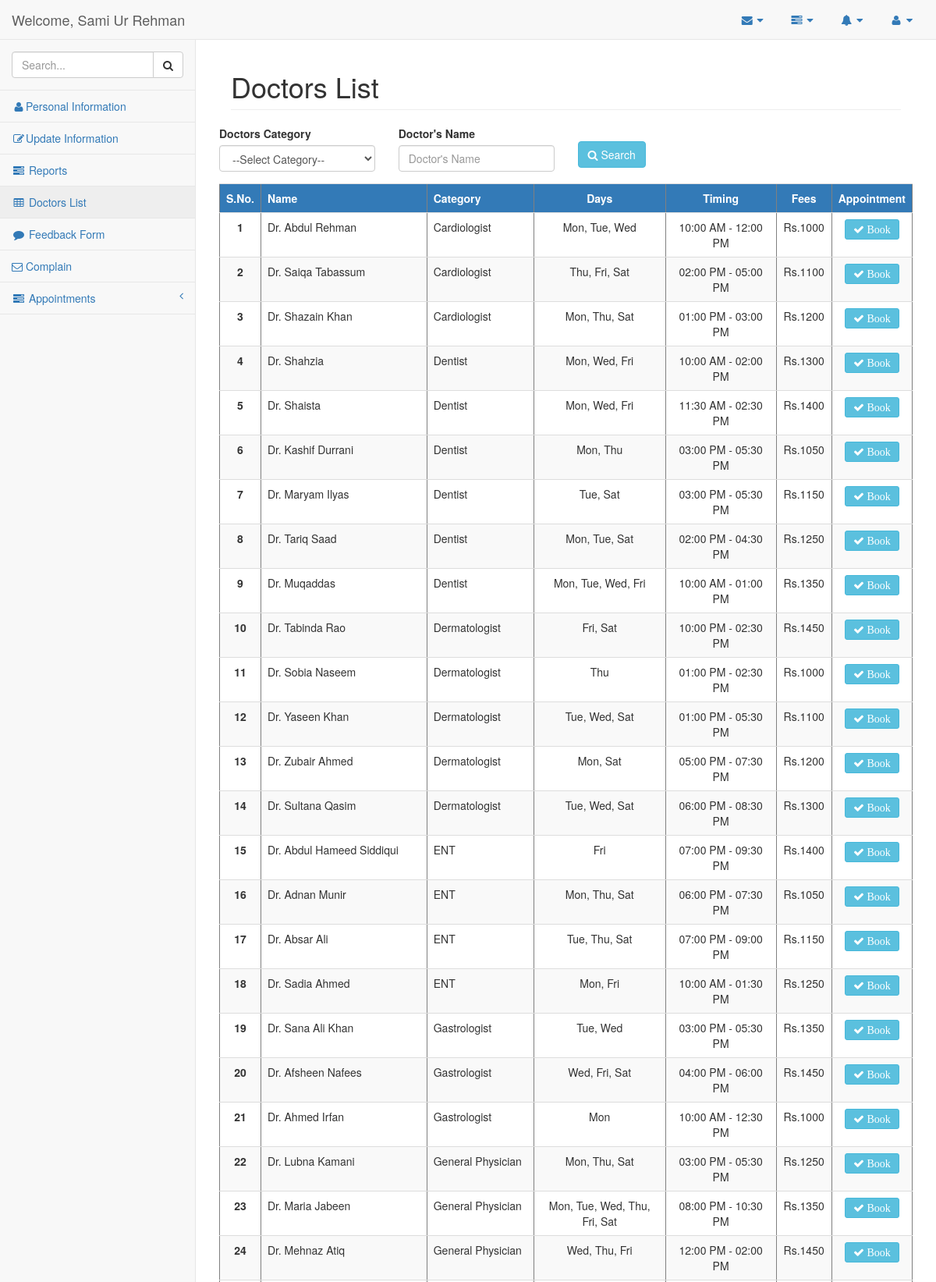
The page /doctors_list.php (signed in, upper part) on the database its author committed.
### tables this page shows
CREATE TABLE `tbl_patient` (
  `patient_id` int(10) NOT NULL AUTO_INCREMENT,
  `name` varchar(30) DEFAULT NULL,
  `email` varchar(50) DEFAULT NULL,
  `phone` varchar(255) DEFAULT NULL,
  `date_of_birth` int(11) DEFAULT NULL,
  `country` varchar(255) DEFAULT NULL,
  `city` varchar(255) DEFAULT NULL,
  `password` varchar(255) DEFAULT NULL,
  `gender` varchar(10) DEFAULT NULL,
  `created_on` int(11) DEFAULT NULL,
  `updated_on` int(11) DEFAULT NULL,
  PRIMARY KEY (`patient_id`)
);

CREATE TABLE `tbl_doctors` (
  `doc_id` int(11) NOT NULL AUTO_INCREMENT,
  `doc_email` varchar(255) DEFAULT NULL,
  `doc_password` varchar(255) DEFAULT NULL,
  `doctor_name` varchar(255) DEFAULT NULL,
  `doc_category` varchar(255) DEFAULT NULL,
  `days` varchar(255) DEFAULT NULL,
  `timing` varchar(255) DEFAULT NULL,
  `fees` int(11) DEFAULT NULL,
  PRIMARY KEY (`doc_id`)
);

### doctors_list.php (the view, shortened to what this page needs)
<?php
    include('database_connectivity.php');
?>
<!DOCTYPE html>
<html>
<head>
    <?php include('head.php'); ?>
</head>
<body>
    <div id="wrapper">
        <?php include('sidebar.php'); ?>
        <div id="page-wrapper" style="min-height: 574px;">
            <div class="container-fluid">
                <div class="row">
                    <div class="col-lg-12">
                        <h1 class="page-header">Doctors List</h1>
                    </div>
                    <form method="post" action="doctors_list.php" enctype="multipart/form-data">
                        <div class="row">
                        	<div class="form-group col-md-3">
                                <label>Doctors Category</label>
                                <select name="doctor_category" class="form-control">
                                    <option value="">--Select Category--</option>
                                </select>
                            </div>
                            <div class="form-group col-md-3">
                                <label>Doctor's Name</label>
                                <input class="form-control" placeholder="Doctor's Name" name="doctor_name" type="text" autofocus >
                            </div>
                            <div class="form-group col-md-2">
                            	<br>
                            	<button type="submit" name="btn_search_doctor" value="Search" class="btn btn-info">
			              			<i class="fa fa-search mr-3"></i>  Search
			              		</button>
                            </div>
                        </div>
                    </form>
                </div>
                <div class="row">
                    <table style="width:100%" border="1" class="table table-striped"  >
                        <tr>
                            <th style="text-align: center;" class="bg-primary" width="5%">S.No.</th>
                            <th class="bg-primary">Name</th>
                            <th class="bg-primary">Category</th>
                            <th style="text-align: center;" class="bg-primary">Days</th>
                            <th style="text-align: center;" class="bg-primary">Timing</th>
                            <th style="text-align: center;" class="bg-primary">Fees</th>
                            <th style="text-align: center;" class="bg-primary">Appointment</th>
                        </tr>
                        <?php
                        	$sql = "SELECT * FROM tbl_doctors ORDER BY doc_category";
						    $result = $conn->query($sql);
                        	$i = 1;
                        	while ($row = $result->fetch_assoc())
                        	{
                        		?>
                        		<tr>
	                        		<td style="text-align: center;"><b><?=$i?></b></td>
	                        		<td><?=$row['doctor_name']?></td>
	                        		<td ><?=$row['doc_category']?></td>
	                        		<td style="text-align: center;" width="19%"><?=$row['days']?></td>
	                        		<td style="text-align: center;" width="16%"><?=$row['timing']?></td>
	                        		<td style="text-align: center;" width="8%">Rs.<?=$row['fees']?></td>
	                        		<td style="text-align: center;" width="11%">
	                        			<a  href="" class="btn btn-sm btn-info fa fa-check" data-toggle="modal" data-target="#docID<?=$row['doc_id']?>"> Book</a>
	                        		</td>
	                        	</tr>
                        		<?php
                        		$i++;
                        	}
                        ?>
                    </table>
                </div>
            </div>
        </div>
    </div>
</body>
</html>

### sidebar.php (shortened to what this page needs)
<?php
    include('database_connectivity.php');
    if (isset($_SESSION['user_id'])) {
        $query = "SELECT * FROM tbl_patient where patient_id = '".$_SESSION['user_id']."'";
        $result = $conn->query($query);
        while ($row = $result->fetch_assoc()) {
            $name = $row['name'];
        }
    }
?>
<nav class="navbar navbar-default navbar-static-top" role="navigation" style="margin-bottom: 0">
    <div class="navbar-header">
        <a class="navbar-brand" href="dashboard.php">Welcome, <?=$name?> </a>
    </div>
    <ul class="nav navbar-top-links navbar-right in">
        <li class="dropdown">
            <a class="dropdown-toggle" data-toggle="dropdown" href="#" aria-expanded="false">
                <i class="fa fa-envelope fa-fw"></i> <i class="fa fa-caret-down"></i>
            </a>
        </li>
        <li class="dropdown">
            <a class="dropdown-toggle" data-toggle="dropdown" href="#" aria-expanded="false">
                <i class="fa fa-tasks fa-fw"></i> <i class="fa fa-caret-down"></i>
            </a>
        </li>
        <li class="dropdown">
            <a class="dropdown-toggle" data-toggle="dropdown" href="#" aria-expanded="false">
                <i class="fa fa-bell fa-fw"></i> <i class="fa fa-caret-down"></i>
            </a>
        </li>
        <li class="dropdown">
            <a class="dropdown-toggle" data-toggle="dropdown" href="#" aria-expanded="false">
                <i class="fa fa-user fa-fw"></i> <i class="fa fa-caret-down"></i>
            </a>
        </li>
    </ul>
    <div class="navbar-default sidebar in" role="navigation">
        <div class="sidebar-nav navbar-collapse">
            <ul class="nav in" id="side-menu">
                <li class="sidebar-search">
                    <div class="input-group custom-search-form">
                        <input type="text" class="form-control" placeholder="Search...">
                        <span class="input-group-btn">
                            <button class="btn btn-default" type="button">
                                <i class="fa fa-search"></i>
                            </button>
                        </span>
                    </div>
                </li>
                <?php
                    if (isset($_SESSION['user_id'])) {
                       ?>
                        <li>
                            <a href="dashboard.php"><i class="fa fa-user fa-fw"></i>Personal Information</a>
                        </li>
                        <li>
                            <a href="edit.php"><i class="fa fa-edit fa-fw"></i>Update Information</a>
                        </li>
                        <li>
                            <a href="upload_reports.php"><i class="fa fa-tasks fa-fw"></i> Reports</a>
                        </li>
                        <li>
                            <a href="doctors_list.php"><i class="fa fa-table fa-fw"></i> Doctors List</a>
                        </li>
                        <li>
                            <a href="feedback.php"><i class="fa fa-comment fa-fw"></i> Feedback Form</a>
                        </li>
                        <li>
                            <a href="complain.php"><i class="fa fa-envelope-o" aria-hidden="true"></i> Complain</a>
                        </li>
                        <li>
                            <a href="#"><i class="fa fa-tasks  fa-fw"></i> Appointments<span class="fa arrow"></span></a>
                        </li>
                       <?php
                    }
                        ?>
            </ul>
        </div>
    </div>
</nav>

### rows shown on the page
tbl_patient: name "Sami Ur Rehman"
tbl_doctors: doctor_name "Dr. Abdul Rehman", doc_category "Cardiologist", days "Mon, Tue, Wed", timing "10:00 AM - 12:00 PM", fees "1000"
tbl_doctors: doctor_name "Dr. Saiqa Tabassum", doc_category "Cardiologist", days "Thu, Fri, Sat", timing "02:00 PM - 05:00 PM", fees "1100"
tbl_doctors: doctor_name "Dr. Shazain Khan", doc_category "Cardiologist", days "Mon, Thu, Sat", timing "01:00 PM - 03:00 PM", fees "1200"
tbl_doctors: doctor_name "Dr. Shahzia", doc_category "Dentist", days "Mon, Wed, Fri", timing "10:00 AM - 02:00 PM", fees "1300"
tbl_doctors: doctor_name "Dr. Shaista", doc_category "Dentist", days "Mon, Wed, Fri", timing "11:30 AM - 02:30 PM", fees "1400"
tbl_doctors: doctor_name "Dr. Kashif Durrani", doc_category "Dentist", days "Mon, Thu", timing "03:00 PM - 05:30 PM", fees "1050"
tbl_doctors: doctor_name "Dr. Maryam Ilyas", doc_category "Dentist", days "Tue, Sat", timing "03:00 PM - 05:30 PM", fees "1150"
tbl_doctors: doctor_name "Dr. Tariq Saad", doc_category "Dentist", days "Mon, Tue, Sat", timing "02:00 PM - 04:30 PM", fees "1250"
tbl_doctors: doctor_name "Dr. Muqaddas", doc_category "Dentist", days "Mon, Tue, Wed, Fri", timing "10:00 AM - 01:00 PM", fees "1350"
tbl_doctors: doctor_name "Dr. Tabinda Rao", doc_category "Dermatologist", days "Fri, Sat", timing "10:00 PM - 02:30 PM", fees "1450"
tbl_doctors: doctor_name "Dr. Sobia Naseem", doc_category "Dermatologist", days "Thu", timing "01:00 PM - 02:30 PM", fees "1000"
tbl_doctors: doctor_name "Dr. Yaseen Khan", doc_category "Dermatologist", days "Tue, Wed, Sat", timing "01:00 PM - 05:30 PM", fees "1100"
tbl_doctors: doctor_name "Dr. Zubair Ahmed", doc_category "Dermatologist", days "Mon, Sat", timing "05:00 PM - 07:30 PM", fees "1200"
tbl_doctors: doctor_name "Dr. Sultana Qasim", doc_category "Dermatologist", days "Tue, Wed, Sat", timing "06:00 PM - 08:30 PM", fees "1300"
tbl_doctors: doctor_name "Dr. Abdul Hameed Siddiqui", doc_category "ENT", days "Fri", timing "07:00 PM - 09:30 PM", fees "1400"
tbl_doctors: doctor_name "Dr. Adnan Munir", doc_category "ENT", days "Mon, Thu, Sat", timing "06:00 PM - 07:30 PM", fees "1050"
tbl_doctors: doctor_name "Dr. Absar Ali", doc_category "ENT", days "Tue, Thu, Sat", timing "07:00 PM - 09:00 PM", fees "1150"
tbl_doctors: doctor_name "Dr. Sadia Ahmed", doc_category "ENT", days "Mon, Fri", timing "10:00 AM - 01:30 PM", fees "1250"
tbl_doctors: doctor_name "Dr. Sana Ali Khan", doc_category "Gastrologist", days "Tue, Wed", timing "03:00 PM - 05:30 PM", fees "1350"
tbl_doctors: doctor_name "Dr. Afsheen Nafees", doc_category "Gastrologist", days "Wed, Fri, Sat", timing "04:00 PM - 06:00 PM", fees "1450"
tbl_doctors: doctor_name "Dr. Ahmed Irfan", doc_category "Gastrologist", days "Mon", timing "10:00 AM - 12:30 PM", fees "1000"
tbl_doctors: doctor_name "Dr. Lubna Kamani", doc_category "General Physician", days "Mon, Thu, Sat", timing "03:00 PM - 05:30 PM", fees "1250"
tbl_doctors: doctor_name "Dr. Maria Jabeen", doc_category "General Physician", days "Mon, Tue, Wed, Thu, Fri, Sat", timing "08:00 PM - 10:30 PM", fees "1350"
tbl_doctors: doctor_name "Dr. Mehnaz Atiq", doc_category "General Physician", days "Wed, Thu, Fri", timing "12:00 PM - 02:00 PM", fees "1450"
